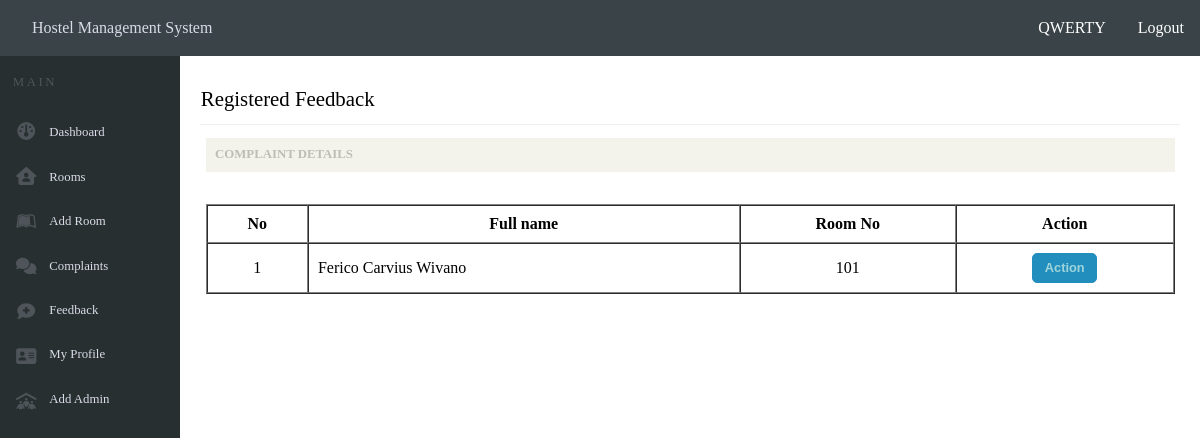
Screenshot of /registeredfeedback.php (signed in) with the database file from the repository.
### tables this page shows
CREATE TABLE `feedback` (
  `feedback_id` int(5) NOT NULL,
  `registration_no` int(5) NOT NULL,
  `accessibility_to_warden` varchar(13) NOT NULL,
  `accessibility_to_hostel_committee_members` varchar(13) NOT NULL,
  `redressal_of_problems` varchar(13) NOT NULL,
  `room` varchar(13) NOT NULL,
  `mess` varchar(13) NOT NULL,
  `hostel_surroundings` varchar(13) NOT NULL,
  `overall_rating` varchar(13) NOT NULL,
  `feedback_message` varchar(200) NOT NULL
);

CREATE TABLE `registration` (
  `registration_no` int(3) UNSIGNED NOT NULL,
  `full_name` varchar(100) NOT NULL,
  `gender` varchar(10) NOT NULL,
  `contact_no` varchar(20) NOT NULL,
  `email` varchar(50) NOT NULL,
  `password` varchar(100) NOT NULL,
  `confirm_password` varchar(100) NOT NULL,
  `role` varchar(5) NOT NULL DEFAULT 'user'
);

CREATE TABLE `book_room` (
  `registrationno_id` int(5) NOT NULL,
  `registration_no` varchar(3) NOT NULL,
  `room_no` varchar(8) NOT NULL,
  `food_status` varchar(50) NOT NULL,
  `stay_from` date NOT NULL,
  `duration` varchar(8) NOT NULL,
  `apply_date` date NOT NULL DEFAULT current_timestamp()
);

### registeredfeedback.php (the view, shortened to what this page needs)
<?php
include 'connectdatabase.php';
class FeedbackManager {
    private $conn;
    public function __construct($connection) {
        $this->conn = $connection;
    }
    public function getFeedbackData() {
        $query2 = mysqli_query($this->conn, "SELECT
                                feedback.feedback_id,
                                feedback.registration_no,
                                registration.full_name,
                                book_room.room_no
                                FROM feedback
                                JOIN registration ON registration.registration_no = feedback.registration_no
                                JOIN book_room ON book_room.registration_no = feedback.registration_no");
        return mysqli_fetch_all($query2, MYSQLI_ASSOC);
    }
    public function getAdminName() {
        $getEmail = $_SESSION["email"];
        $queryName = mysqli_query($this->conn, "SELECT username FROM admin_login WHERE admin_email = '$getEmail'");
        $nameResult = mysqli_fetch_assoc($queryName);
        return $nameResult['username'];
    }
}
$feedbackManager = new FeedbackManager($conn);
$result = $feedbackManager->getFeedbackData();
$fullName = $feedbackManager->getAdminName();
?>
<!DOCTYPE html>
<html lang="en">
<head>
    <link rel="stylesheet" href="headerandnavbar.css">
    <link rel="stylesheet" href="maincontent.css">
    <link rel="stylesheet" href="roomdetail.css">
</head>
<body>
    <header>
        <a href="dashboardadmin.php">Hostel Management System</a>
        <div class="user-info">
            <span><?php echo htmlspecialchars($fullName); ?></span>
            <a href="logout.php">Logout</a>
        </div>
    </header>
    <div class="main">
        <div class="navbar">
            <p id="none">MAIN</p>
            <div class="contentnavbar">
                <div class="iconnavbar">
                </div>
                <div class="textnavbar">
                    <a href="dashboardadmin.php"><p id="dashboard">Dashboard</p></a>
                    <a href="roominfo.php"><p id="rooms">Rooms</p></a>
                    <a href="addroom.php"><p id="addRoom">Add Room</p></a>
                    <a href="registeredcomplaint.php"><p id="complaints">Complaints</p></a>
                    <a href="registeredfeedback.php"><p id="feedback">Feedback</p></a>
                    <a href="profileadmin.php"><p id="myProfile">My Profile</p></a>
                    <a href="addadmin.php"><p id="addAdmin">Add Admin</p></a>
                </div>
            </div>
        </div>
        <div class="maincontent">
            <p id="userlogin">Registered Feedback</p>
            <hr>
            <div class="container">
                <div class="box">
                    <div class="boxheader">
                        <p>COMPLAINT DETAILS</p>
                    </div>
                    <div class="boxinfo">
                        <table border="1" cellspacing="0">
                            <thead>
                                <tr>
                                    <th>No</th>
                                    <th>Full name</th>
                                    <th>Room No</th>
                                    <th>Action</th>
                                </tr>
                            </thead>
                            <tbody>
                                <?php $i = 1; ?>
                                <?php foreach ($result as $row) : ?>
                                <tr>
                                    <td id="center"><?= $i; ?></td>
                                    <td><?= $row["full_name"]; ?></td>
                                    <td id="center"><?= $row["room_no"]; ?></td>
                                    <td id="center"><a href="feedbackresult.php?id=<?php echo $row['registration_no']; ?>"><button>Action</button></a></td>
                                </tr>
                                <?php $i++; ?>
                                <?php endforeach; ?>
                            </tbody>
                        </table>
                    </div>
                </div>
            </div>
        </div>
    </div>
</body>
</html>

### headerandnavbar.css (style rules this page uses)
* { margin: 0; padding: 0; box-sizing: border-box; }
html, body { height: 100%; }
body { display: flex; flex-direction: column; }
header { width: 100%; height: 3.5em; display: flex; align-items: center; justify-content: space-between; background-color: #3A4348; position: fixed; top: 0; left: 0; right: 0; }
header a { margin-left: 2em; color: #DADBE8; text-decoration: none; cursor: pointer; }
.user-info { display: flex; align-items: center; justify-content: space-evenly; padding-right: 1em; }
.user-info span, .user-info a { color: #fff; }
.main { display: flex; flex: 1; margin-top: 3.5em; }
.navbar { background-color: #282F30; width: 15%; height: calc(100% - 3.5em); position: fixed; top: 3.5em; bottom: 0; }
.navbar p { color: #4E5459; letter-spacing: .2em; font-size: .8em; padding: 1.5em 0 0 1em; }
.contentnavbar { display: flex; }
.iconnavbar { display: flex; flex-direction: column; align-items: center; justify-content: space-between; height: 18em; margin: 2em 0 0 1em; }
.textnavbar { display: flex; flex-direction: column; justify-content: space-between; width: 100%; margin-top: 1em; height: 18.8em; }
.textnavbar a { text-decoration: none; }
.textnavbar p { color: #DADBE8; letter-spacing: normal; }

### maincontent.css (style rules this page uses)
.maincontent { width: 100%; margin-left: 15%; overflow-y: auto; height: calc(100vh - 3.5em); }
#userlogin { margin: 1.5em 0 0 1em; font-size: 1.3em; }
hr { background-color: #eee; border: 0 none; color: #eee; height: 1px; margin: .8em auto; width: 96%; }

### roomdetail.css (style rules this page uses)
.container { display: flex; justify-content: center; width: 100%; height: 80%; }
.box { width: 95%; }
.boxheader { background-color: #F3F3EB; padding: .6em; }
.boxheader p { color: #BDBDB5; font-weight: 600; font-size: .8em; }
.boxinfo { width: 100%; margin-top: 2em; padding-bottom: 1em; }
.boxinfo table { width: 100%; }
th, td { padding: 9px; }
table button { background-color: #228EBD; color: #9ED5DC; font-weight: bold; font-size: .8em; padding: .5em .9em; border-radius: 5px; border: 1px solid #228EBD; }
#center { text-align: center; }

### rows the page displays
feedback: registration.full_name "Ferico Carvius Wivano", book_room.room_no "101"

### other values shown
$fullName "QWERTY"
